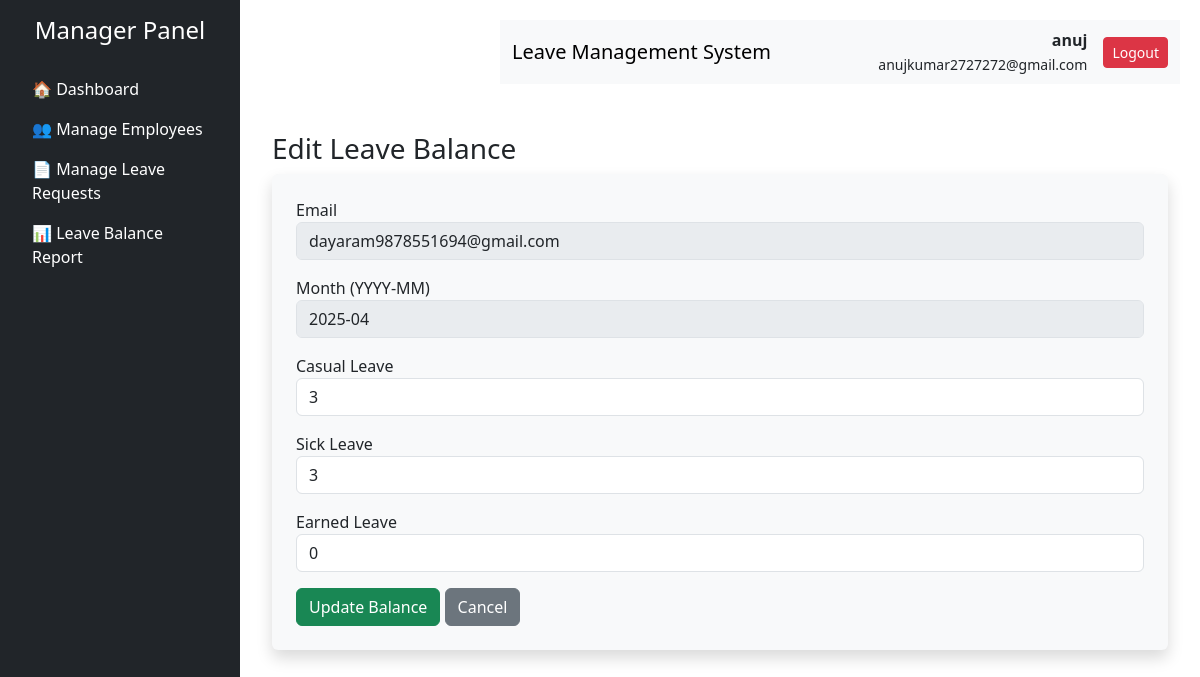
The page /manager/edit_leave_balance.php?id=2 (signed in) on the database its author committed.
### tables this page shows
CREATE TABLE `leave_available_balance` (
  `id` int(11) NOT NULL,
  `employee_email` varchar(100) NOT NULL,
  `leave_month` varchar(6) NOT NULL,
  `casual_leave` int(11) DEFAULT 0,
  `sick_leave` int(11) DEFAULT 0,
  `earned_leave` int(11) DEFAULT 0
);

### manager/edit_leave_balance.php (the view, shortened to what this page needs)
<?php
include('../db/db_connection.php');
$id = intval($_GET['id']);
$stmt = $conn->prepare("SELECT * FROM leave_available_balance WHERE id = ?");
$stmt->bind_param("i", $id);
$stmt->execute();
$result = $stmt->get_result();
$balance = $result->fetch_assoc();
?>
<!DOCTYPE html>
<html lang="en">
<head>
    <link rel="stylesheet" href="css/style.css">
    <link href="https://cdn.jsdelivr.net/npm/bootstrap@5.3.0/dist/css/bootstrap.min.css" rel="stylesheet">
</head>
<body>
<?php include('includes/manager_sidebar.php'); ?>
<div class="content">
<?php include('includes/manager_navbar.php'); ?>
<div class="container mt-5">
    <h3>Edit Leave Balance</h3>
    <form method="POST" class="p-4 shadow bg-light rounded">
        <div class="mb-3">
            <label>Email</label>
            <input type="email" class="form-control" value="<?= htmlspecialchars($balance['employee_email']) ?>" disabled>
        </div>
        <div class="mb-3">
            <label>Month (YYYY-MM)</label>
            <input type="text" class="form-control" value="<?= substr($balance['leave_month'], 0, 4) . '-' . substr($balance['leave_month'], 4, 2) ?>" disabled>
        </div>
        <div class="mb-3">
            <label>Casual Leave</label>
            <input type="number" name="casual_leave" class="form-control" value="<?= $balance['casual_leave'] ?>" required>
        </div>
        <div class="mb-3">
            <label>Sick Leave</label>
            <input type="number" name="sick_leave" class="form-control" value="<?= $balance['sick_leave'] ?>" required>
        </div>
        <div class="mb-3">
            <label>Earned Leave</label>
            <input type="number" name="earned_leave" class="form-control" value="<?= $balance['earned_leave'] ?>" required>
        </div>
        <button type="submit" class="btn btn-success">Update Balance</button>
        <a href="view_leave_balance.php" class="btn btn-secondary">Cancel</a>
    </form>
</div>
</div>
</body>
</html>

### manager/css/style.css (style rules this page uses)
body { margin: 0; padding: 0; font-family: 'Segoe UI', sans-serif; background-color: #f8f9fa; }
.content { margin-left: 240px; padding: 20px; }

### rows shown on the page
leave_available_balance: employee_email "dayaram9878551694@gmail.com", leave_month "2025-04", casual_leave "3", sick_leave "3", earned_leave "0"

### other values the page prints
$_SESSION['name'] "anuj"
$_SESSION['email'] "anujkumar2727272@gmail.com"
